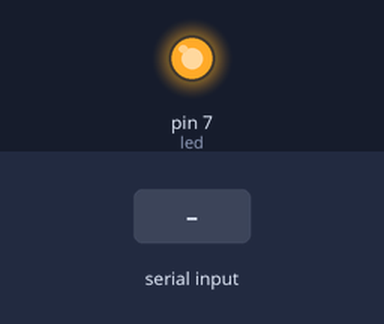
The sketch below on a simulated Arduino Uno, built with avr-gcc and run on an emulated ATmega328P. Parts: output pins drawn as LEDs (lit = HIGH). The test bench sets the inputs (shaded band). What the sketch prints to the serial monitor is not drawn.

Above: at 1.2 s.
1.3 s: "1" received over Serial
At 2.37 s:
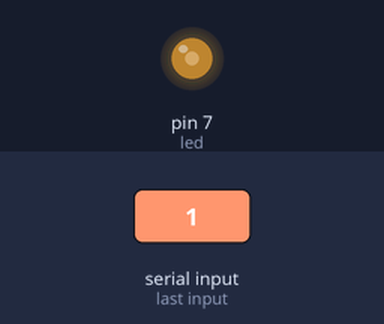
Timing chart, 0 to 4.3 s (numbered marks = the images above; inputs shaded):
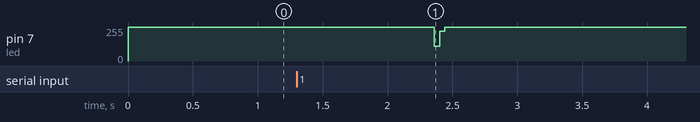

The sketch:

final_trans.ino
```cpp
/*
Code pour transmetteur Li-Fi
Par DO Nhat Minh et LE Nguyen Phong
Projet TPE 2018 - 2019
*/

#include <elapsedMillis.h>

#define INTERVAL 5000 // Temps T (intervalle entre chaque bit) en µs

const int led = 7; // Port de la DEL

const int attente = INTERVAL / 2;
elapsedMicros chrono; // Définition du chronomètre

String message = "";
int val[8] = {0, 0, 0, 0, 0, 0, 0, 0}; // Stockage temporaire de la série binaire à envoyer

const int startLen = 4;
int start[startLen] = {0, 1, 0, 1}; // Commande start

void setup() {
    pinMode(led, OUTPUT);
    digitalWrite(led, HIGH);
    Serial.begin(9600);
}

void loop() {
    if(Serial.available() > 0){
        message = Serial.readString();
        int longueur = message.length();
        longueur--;
        if(longueur > 255){ // Ne pas envoyer si le message excède 255 caractères
            Serial.println("Message trop long");
        }
    else{
        int msgBin[longueur][8];
        for(int i = 0; i < longueur; i++){ // Conversion du message en code binaire
            deccon(message.charAt(i) + 0);
            for(int a = 0; a < 8; a++){
                msgBin[i][a] = val[a];
            }
        }
        deccon(longueur);
        /* Code pour débogage, affichage des séries binaires sur ordinateur
        for(int i = 0; i < startLen; i++){Serial.print(start[i]);};
        Serial.println(" ");
        for(int i = 0; i < 8; i++){Serial.print(val[i]);};
        Serial.println(" ");
        for(int i = 0; i < longueur; i++){
            for(int a = 0; a < 8; a++){Serial.print(msgBin[i][a]);};
            Serial.println(" ");
        }
        */
        chrono = 0; // Remettre le chronomètre à zéro, pour commencer la transmission
        sendChr(start, startLen); // Envoyer la commande start
        sendChr(val, 8); // Envoyer la longueur du message
        for(int i = 0; i < longueur; i++){
            sendChr(msgBin[i], 8); // Envoyer chaque caractère
        }
        Serial.println("Envoyé."); // Notifier l'utilisateur une fois le message envoyé
        while(chrono < attente){}
        chrono = 0;
        digitalWrite(led, HIGH);
        }
    }
}

void deccon(int x){ // Conversion en code binaire
  for(int i = 7; i > - 1; i--){
    val[i] = x%2;
    x = x/2;
  }
}

void sendChr(int msg[], int len){ // Envoi de la série binaire val
  for(int i = 0; i < len; i++){

    while(chrono < attente){};
    chrono = 0;

    if(msg[i] == 0){
      digitalWrite(led, LOW);
      while(chrono < attente){};
      chrono = 0;
      digitalWrite(led, HIGH);
    }
    else if(msg[i] == 1){
      digitalWrite(led, HIGH);
      while(chrono < attente){};
      chrono = 0;
      digitalWrite(led, LOW);
    }
  }
  while(chrono < attente){};
  chrono = 0;
  digitalWrite(led, HIGH);
  delayMicroseconds(attente);
  digitalWrite(led, LOW);
  chrono = 0;
}
```

Measured:
- after the input at 1.3 s, pin 7 (led): 255/255 → 112/255 after 1.1 s, → 222/255 0.04 s later, → 255/255 0.04 s later
